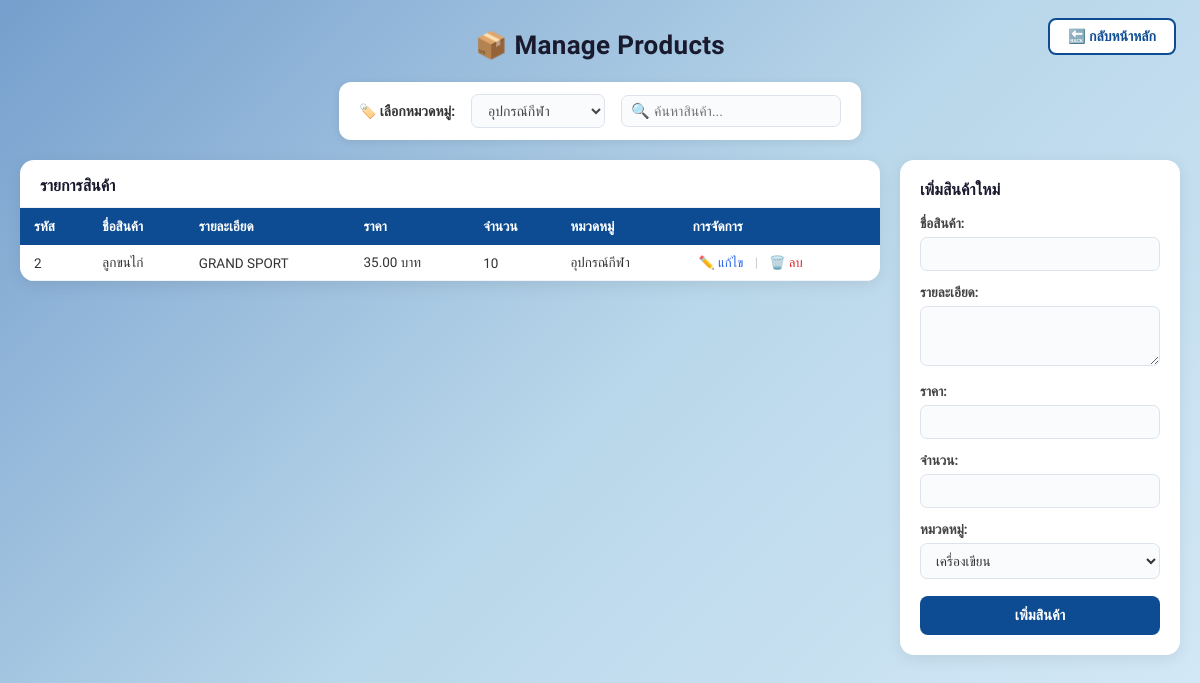
/manage_products.php?filter_c_ID=2 (signed in), run on the app's committed database.
### tables this page shows
CREATE TABLE `product` (
  `p_ID` int(11) NOT NULL,
  `p_name` varchar(255) NOT NULL,
  `p_detail` text DEFAULT NULL,
  `p_price` decimal(10,2) NOT NULL,
  `p_total` int(11) NOT NULL,
  `c_ID` int(11) DEFAULT NULL
);

CREATE TABLE `categories` (
  `c_ID` int(11) NOT NULL,
  `c_name` varchar(255) NOT NULL
);

### manage_products.php (the view, shortened to what this page needs)
<?php
include 'db.php';
$sql_cat = "SELECT * FROM Categories";
$categories = $conn->query($sql_cat);
$filter_c_ID = isset($_GET['filter_c_ID']) ? $_GET['filter_c_ID'] : '';
$search = isset($_GET['search']) ? $_GET['search'] : '';
$sql = "SELECT Product.*, Categories.c_name FROM Product LEFT JOIN Categories ON Product.c_ID = Categories.c_ID";
$conditions = [];
if ($filter_c_ID != '') {
    $conditions[] = "Product.c_ID = '$filter_c_ID'";
}
if (!empty($conditions)) {
    $sql .= " WHERE " . implode(" AND ", $conditions);
}
$products = $conn->query($sql);
$sql_cat2 = "SELECT * FROM Categories";
$categories_form = $conn->query($sql_cat2);
?>
<!DOCTYPE html>
<html lang="th">
<head>
</head>
<body>
    <a href="index.php" class="back-home">🔙 กลับหน้าหลัก</a>
    <div class="page-title">📦 Manage Products</div>
    <form method="GET" id="filterForm">
        <div class="filter-bar">
            <label>🏷️ เลือกหมวดหมู่:</label>
            <select name="filter_c_ID" onchange="document.getElementById('filterForm').submit()">
                <?php while ($row = $categories->fetch_assoc()) { ?>
                    <option value="<?= $row['c_ID'] ?>" <?= ($filter_c_ID == $row['c_ID']) ? 'selected' : '' ?>>
                        <?= htmlspecialchars($row['c_name']) ?>
                    </option>
                <?php } ?>
            </select>
            <div class="search-wrapper">
                <span class="search-icon">🔍</span>
                <input type="text" name="search" placeholder="ค้นหาสินค้า..." value="<?= htmlspecialchars($search) ?>"
                    onchange="document.getElementById('filterForm').submit()">
            </div>
        </div>
    </form>
    <div class="main-layout">
        <div class="table-card">
            <div class="table-card-header">รายการสินค้า</div>
            <div class="table-scroll">
                <table>
                    <thead>
                        <tr>
                            <th>รหัส</th>
                            <th>ชื่อสินค้า</th>
                            <th>รายละเอียด</th>
                            <th>ราคา</th>
                            <th>จำนวน</th>
                            <th>หมวดหมู่</th>
                            <th>การจัดการ</th>
                        </tr>
                    </thead>
                    <tbody>
                        <?php while ($row = $products->fetch_assoc()) { ?>
                            <tr>
                                <td><?= $row['p_ID'] ?></td>
                                <td><?= htmlspecialchars($row['p_name']) ?></td>
                                <td><?= htmlspecialchars($row['p_detail']) ?></td>
                                <td><?= number_format($row['p_price'], 2) ?> บาท</td>
                                <td><?= $row['p_total'] ?></td>
                                <td><?= htmlspecialchars($row['c_name']) ?></td>
                                <td class="action-links">
                                    <a href="edit_product.php?p_ID=<?= $row['p_ID'] ?>">✏️ แก้ไข</a>
                                    <span class="sep">|</span>
                                    <a href="manage_products.php?delete=<?= $row['p_ID'] ?>"
                                        onclick="return confirm('ลบสินค้านี้?')">🗑️ ลบ</a>
                                </td>
                            </tr>
                        <?php } ?>
                    </tbody>
                </table>
            </div>
        </div>
        <div class="add-card">
            <h3>เพิ่มสินค้าใหม่</h3>
            <form method="POST">
                <div class="form-group">
                    <label>ชื่อสินค้า:</label>
                    <input type="text" name="p_name" required>
                </div>
                <div class="form-group">
                    <label>รายละเอียด:</label>
                    <textarea name="p_detail"></textarea>
                </div>
                <div class="form-group">
                    <label>ราคา:</label>
                    <input type="number" name="p_price" step="0.01" required>
                </div>
                <div class="form-group">
                    <label>จำนวน:</label>
                    <input type="number" name="p_total" required>
                </div>
                <div class="form-group">
                    <label>หมวดหมู่:</label>
                    <select name="c_ID">
                        <?php while ($row = $categories_form->fetch_assoc()) { ?>
                            <option value="<?= $row['c_ID'] ?>"><?= htmlspecialchars($row['c_name']) ?></option>
                        <?php } ?>
                    </select>
                </div>
                <button type="submit" name="add_product" class="btn-add">เพิ่มสินค้า</button>
            </form>
        </div>
    </div>
</body>
</html>

### manage_products.php (style rules this page uses)
* { margin: 0; padding: 0; box-sizing: border-box; }
body { font-family: 'Sarabun', sans-serif; background: linear-gradient(135deg, #769FCD 0%, #B9D7EA 50%, #D6EAF8 100%); min-height: 100vh; padding: 30px 20px; }
.back-home { position: fixed; top: 18px; right: 24px; font-size: 14px; padding: 8px 18px; border: 2px solid #0D4C92; border-radius: 8px; background-color: white; color: #0D4C92; font-weight: 600; text-decoration: none; transition: all 0.25s ease; z-index: 100; display: flex; align-items: center; gap: 6px; }
.page-title { text-align: center; font-size: 26px; font-weight: 700; color: #1a1a2e; margin-bottom: 22px; letter-spacing: 0.3px; }
.filter-bar { background: white; border-radius: 12px; padding: 12px 20px; display: flex; align-items: center; gap: 16px; width: fit-content; margin: 0 auto 20px auto; box-shadow: 0 2px 10px rgba(0, 0, 0, 0.08); }
.filter-bar label { font-weight: 600; font-size: 14px; color: #333; white-space: nowrap; display: flex; align-items: center; gap: 6px; }
.filter-bar select { border: 1.5px solid #dde3ed; border-radius: 7px; padding: 7px 12px; font-size: 14px; font-family: 'Sarabun', sans-serif; color: #444; background: #f9fbfd; outline: none; cursor: pointer; transition: border-color 0.2s; }
.search-wrapper { position: relative; display: flex; align-items: center; }
.search-wrapper .search-icon { position: absolute; left: 10px; color: #aaa; font-size: 15px; }
.search-wrapper input { border: 1.5px solid #dde3ed; border-radius: 7px; padding: 7px 12px 7px 32px; font-size: 14px; font-family: 'Sarabun', sans-serif; color: #444; background: #f9fbfd; outline: none; width: 220px; transition: border-color 0.2s; }
.main-layout { display: flex; gap: 20px; align-items: flex-start; max-width: 1300px; margin: 0 auto; }
.table-card { flex: 1; background: white; border-radius: 14px; box-shadow: 0 4px 16px rgba(0, 0, 0, 0.08); overflow: hidden; }
.table-card-header { padding: 16px 20px 12px 20px; font-size: 16px; font-weight: 700; color: #1a1a2e; border-bottom: 1px solid #eef2f7; }
.table-scroll { max-height: 520px; overflow-y: auto; }
table { width: 100%; border-collapse: collapse; }
thead th { background-color: #0D4C92; color: white; padding: 10px 14px; font-size: 13.5px; font-weight: 600; text-align: left; position: sticky; top: 0; z-index: 1; }
tbody tr { border-bottom: 1px solid #f0f4f8; transition: background 0.15s; }
tbody td { padding: 9px 14px; font-size: 13.5px; color: #333; }
.action-links a { text-decoration: none; font-size: 13px; font-weight: 500; padding: 3px 6px; border-radius: 5px; transition: background 0.15s; }
.action-links a:first-child { color: #2563EB; }
.action-links a:last-child { color: #dc2626; }
.sep { color: #ccc; margin: 0 2px; }
.add-card { width: 280px; flex-shrink: 0; background: white; border-radius: 14px; box-shadow: 0 4px 16px rgba(0, 0, 0, 0.08); padding: 20px; }
.add-card h3 { font-size: 16px; font-weight: 700; color: #1a1a2e; margin-bottom: 16px; }
.form-group { margin-bottom: 13px; }
.form-group label { display: block; font-size: 13.5px; font-weight: 600; color: #444; margin-bottom: 5px; }
.form-group input, .form-group textarea, .form-group select { width: 100%; border: 1.5px solid #dde3ed; border-radius: 7px; padding: 8px 11px; font-size: 13.5px; font-family: 'Sarabun', sans-serif; color: #333; background: #f9fbfd; outline: none; transition: border-color 0.2s; resize: vertical; }
.form-group textarea { height: 60px; }
.btn-add { width: 100%; background: #0D4C92; color: white; border: none; border-radius: 8px; padding: 11px; font-size: 14.5px; font-family: 'Sarabun', sans-serif; font-weight: 700; cursor: pointer; transition: background 0.2s, transform 0.1s; margin-top: 4px; }

### data on the page
product: p_ID "2", p_name "ลูกขนไก่", p_detail "GRAND SPORT", p_price "35.00", p_total "10", c_ID.c_name "อุปกรณ์กีฬา"

### other printed values
form field filter_c_ID "อุปกรณ์กีฬา"
form field c_ID "เครื่องเขียน"
